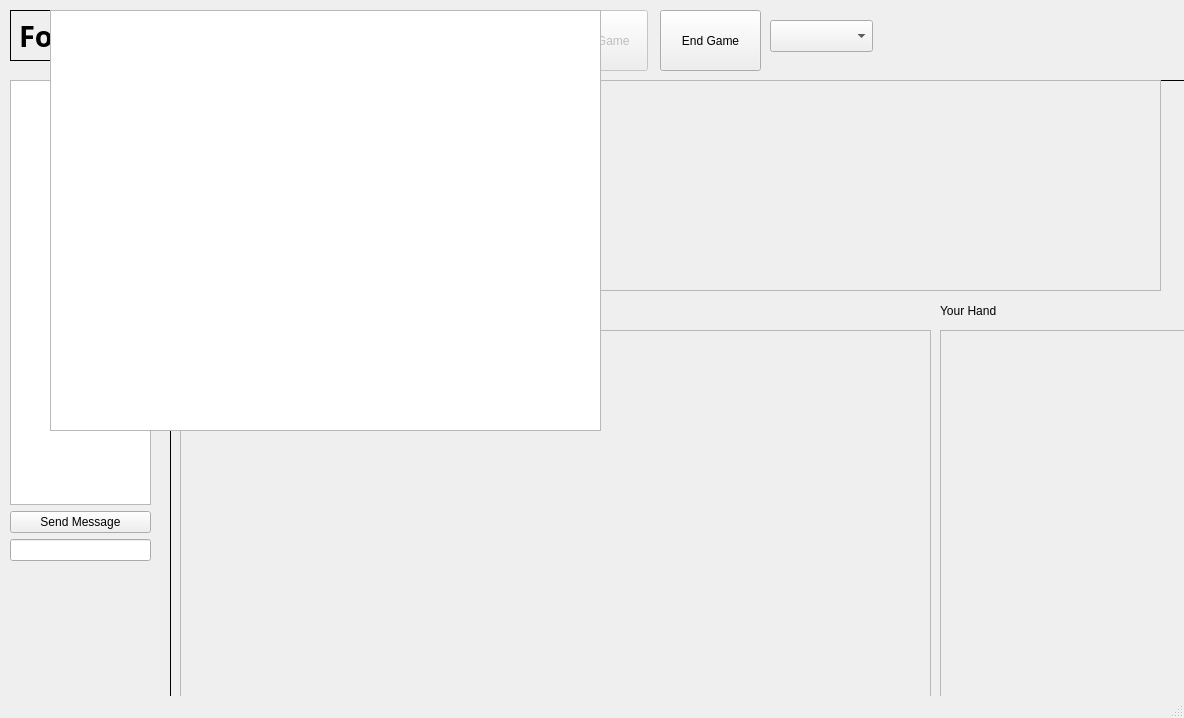
<?xml version="1.0" encoding="UTF-8"?>
<ui version="4.0">
 <class>MainWindow</class>
 <widget class="QMainWindow" name="MainWindow">
  <property name="geometry">
   <rect>
    <x>0</x>
    <y>0</y>
    <width>1184</width>
    <height>718</height>
   </rect>
  </property>
  <property name="windowTitle">
   <string>MainWindow</string>
  </property>
  <widget class="QWidget" name="centralwidget">
   <widget class="QLabel" name="label">
    <property name="geometry">
     <rect>
      <x>10</x>
      <y>10</y>
      <width>141</width>
      <height>51</height>
     </rect>
    </property>
    <property name="font">
     <font>
      <family>Rockwell Extra Bold</family>
      <pointsize>22</pointsize>
      <bold>true</bold>
     </font>
    </property>
    <property name="frameShape">
     <enum>QFrame::Panel</enum>
    </property>
    <property name="text">
     <string>FoOscars</string>
    </property>
    <property name="textFormat">
     <enum>Qt::AutoText</enum>
    </property>
    <property name="scaledContents">
     <bool>false</bool>
    </property>
   </widget>
   <widget class="QWidget" name="verticalLayoutWidget">
    <property name="geometry">
     <rect>
      <x>10</x>
      <y>80</y>
      <width>141</width>
      <height>481</height>
     </rect>
    </property>
    <layout class="QVBoxLayout" name="chatLayout">
     <item>
      <widget class="QTextEdit" name="receivedMessageText"/>
     </item>
     <item>
      <widget class="QPushButton" name="sendMessageButton">
       <property name="text">
        <string>Send Message</string>
       </property>
      </widget>
     </item>
     <item>
      <widget class="QLineEdit" name="messageLine"/>
     </item>
    </layout>
   </widget>
   <widget class="QLineEdit" name="playerNameLine">
    <property name="geometry">
     <rect>
      <x>170</x>
      <y>10</y>
      <width>261</width>
      <height>20</height>
     </rect>
    </property>
    <property name="text">
     <string>player</string>
    </property>
   </widget>
   <widget class="QComboBox" name="otherPlayersHandsButton">
    <property name="geometry">
     <rect>
      <x>770</x>
      <y>20</y>
      <width>103</width>
      <height>32</height>
     </rect>
    </property>
   </widget>
   <widget class="QFrame" name="gameplayFrame">
    <property name="geometry">
     <rect>
      <x>170</x>
      <y>80</y>
      <width>1200</width>
      <height>750</height>
     </rect>
    </property>
    <property name="frameShape">
     <enum>QFrame::Box</enum>
    </property>
    <property name="frameShadow">
     <enum>QFrame::Plain</enum>
    </property>
    <widget class="QScrollArea" name="tableauScrollArea">
     <property name="geometry">
      <rect>
       <x>10</x>
       <y>250</y>
       <width>751</width>
       <height>490</height>
      </rect>
     </property>
     <property name="mouseTracking">
      <bool>true</bool>
     </property>
     <property name="verticalScrollBarPolicy">
      <enum>Qt::ScrollBarAlwaysOff</enum>
     </property>
     <property name="horizontalScrollBarPolicy">
      <enum>Qt::ScrollBarAlwaysOn</enum>
     </property>
     <property name="widgetResizable">
      <bool>true</bool>
     </property>
     <widget class="QWidget" name="scrollAreaContents">
      <property name="geometry">
       <rect>
        <x>0</x>
        <y>0</y>
        <width>749</width>
        <height>472</height>
       </rect>
      </property>
      <property name="sizePolicy">
       <sizepolicy hsizetype="Preferred" vsizetype="Minimum">
        <horstretch>1</horstretch>
        <verstretch>0</verstretch>
       </sizepolicy>
      </property>
     </widget>
    </widget>
    <widget class="QScrollArea" name="handScrollArea">
     <property name="geometry">
      <rect>
       <x>770</x>
       <y>250</y>
       <width>351</width>
       <height>491</height>
      </rect>
     </property>
     <property name="verticalScrollBarPolicy">
      <enum>Qt::ScrollBarAlwaysOff</enum>
     </property>
     <property name="horizontalScrollBarPolicy">
      <enum>Qt::ScrollBarAlwaysOn</enum>
     </property>
     <property name="widgetResizable">
      <bool>true</bool>
     </property>
     <widget class="QWidget" name="scrollAreaWidgetContents">
      <property name="geometry">
       <rect>
        <x>0</x>
        <y>0</y>
        <width>349</width>
        <height>473</height>
       </rect>
      </property>
     </widget>
    </widget>
    <widget class="QLabel" name="nomineeCountLabel">
     <property name="enabled">
      <bool>false</bool>
     </property>
     <property name="geometry">
      <rect>
       <x>10</x>
       <y>210</y>
       <width>261</width>
       <height>31</height>
      </rect>
     </property>
     <property name="font">
      <font>
       <pointsize>24</pointsize>
      </font>
     </property>
     <property name="text">
      <string/>
     </property>
    </widget>
    <widget class="QLabel" name="label_2">
     <property name="geometry">
      <rect>
       <x>770</x>
       <y>220</y>
       <width>81</width>
       <height>21</height>
      </rect>
     </property>
     <property name="text">
      <string>Your Hand</string>
     </property>
    </widget>
    <widget class="QScrollArea" name="playerButtonScrollArea">
     <property name="geometry">
      <rect>
       <x>0</x>
       <y>0</y>
       <width>991</width>
       <height>211</height>
      </rect>
     </property>
     <property name="widgetResizable">
      <bool>true</bool>
     </property>
     <widget class="QWidget" name="playerList">
      <property name="geometry">
       <rect>
        <x>0</x>
        <y>0</y>
        <width>989</width>
        <height>209</height>
       </rect>
      </property>
     </widget>
    </widget>
   </widget>
   <widget class="QPushButton" name="connectButton">
    <property name="geometry">
     <rect>
      <x>460</x>
      <y>40</y>
      <width>81</width>
      <height>32</height>
     </rect>
    </property>
    <property name="text">
     <string>Connect</string>
    </property>
   </widget>
   <widget class="QPushButton" name="hostButton">
    <property name="geometry">
     <rect>
      <x>460</x>
      <y>10</y>
      <width>81</width>
      <height>32</height>
     </rect>
    </property>
    <property name="text">
     <string>Host</string>
    </property>
   </widget>
   <widget class="QPushButton" name="startbutton">
    <property name="enabled">
     <bool>false</bool>
    </property>
    <property name="geometry">
     <rect>
      <x>550</x>
      <y>10</y>
      <width>98</width>
      <height>61</height>
     </rect>
    </property>
    <property name="text">
     <string>Start Game</string>
    </property>
   </widget>
   <widget class="QFrame" name="IPframe">
    <property name="geometry">
     <rect>
      <x>170</x>
      <y>30</y>
      <width>151</width>
      <height>41</height>
     </rect>
    </property>
    <property name="frameShape">
     <enum>QFrame::Box</enum>
    </property>
    <property name="frameShadow">
     <enum>QFrame::Raised</enum>
    </property>
    <widget class="QLabel" name="label_3">
     <property name="geometry">
      <rect>
       <x>10</x>
       <y>0</y>
       <width>71</width>
       <height>16</height>
      </rect>
     </property>
     <property name="text">
      <string>IP address:</string>
     </property>
    </widget>
    <widget class="QLineEdit" name="ipLine">
     <property name="geometry">
      <rect>
       <x>10</x>
       <y>20</y>
       <width>141</width>
       <height>21</height>
      </rect>
     </property>
     <property name="placeholderText">
      <string>IP address</string>
     </property>
    </widget>
   </widget>
   <widget class="QFrame" name="portFrame">
    <property name="geometry">
     <rect>
      <x>330</x>
      <y>30</y>
      <width>101</width>
      <height>41</height>
     </rect>
    </property>
    <property name="frameShape">
     <enum>QFrame::Box</enum>
    </property>
    <property name="frameShadow">
     <enum>QFrame::Raised</enum>
    </property>
    <widget class="QLabel" name="label_4">
     <property name="geometry">
      <rect>
       <x>10</x>
       <y>0</y>
       <width>58</width>
       <height>16</height>
      </rect>
     </property>
     <property name="text">
      <string>Port:</string>
     </property>
    </widget>
    <widget class="QLineEdit" name="portLine">
     <property name="geometry">
      <rect>
       <x>10</x>
       <y>20</y>
       <width>91</width>
       <height>21</height>
      </rect>
     </property>
     <property name="text">
      <string/>
     </property>
     <property name="placeholderText">
      <string>Port</string>
     </property>
    </widget>
   </widget>
   <widget class="QLabel" name="winnerNameLabel">
    <property name="geometry">
     <rect>
      <x>250</x>
      <y>160</y>
      <width>521</width>
      <height>221</height>
     </rect>
    </property>
    <property name="font">
     <font>
      <pointsize>60</pointsize>
     </font>
    </property>
    <property name="text">
     <string/>
    </property>
   </widget>
   <widget class="QPushButton" name="endGameButton">
    <property name="geometry">
     <rect>
      <x>660</x>
      <y>10</y>
      <width>101</width>
      <height>61</height>
     </rect>
    </property>
    <property name="text">
     <string>End Game</string>
    </property>
   </widget>
   <widget class="QGraphicsView" name="graphicsView">
    <property name="geometry">
     <rect>
      <x>50</x>
      <y>10</y>
      <width>551</width>
      <height>421</height>
     </rect>
    </property>
   </widget>
  </widget>
  <widget class="QMenuBar" name="menubar">
   <property name="geometry">
    <rect>
     <x>0</x>
     <y>0</y>
     <width>1184</width>
     <height>24</height>
    </rect>
   </property>
  </widget>
  <widget class="QStatusBar" name="statusbar"/>
 </widget>
 <resources/>
 <connections/>
</ui>
